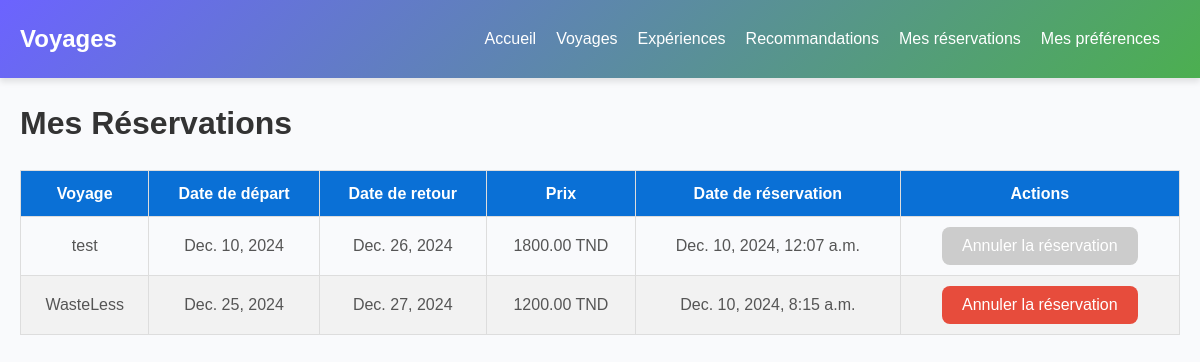
/reservations/mes_reservations/ (signed in), run on the app's committed database.
### reservation/models.py (models this page shows, shortened)
class Reservation(models.Model):
    user = models.ForeignKey(settings.AUTH_USER_MODEL, on_delete=models.CASCADE)
    voyage = models.ForeignKey(Voyage, on_delete=models.CASCADE)
    date_reservation = models.DateTimeField(auto_now_add=True)

### voyages/models.py (models this page shows, shortened)
class Voyage(models.Model):
    CONTINENTS = [
        ('Afrique', 'Afrique'),
        ('Antarctique', 'Antarctique'),
        ('Asie', 'Asie'),
        ('Europe', 'Europe'),
        ('Amérique du Nord', 'Amérique du Nord'),
        ('Océanie', 'Océanie'),
        ('Amérique du Sud', 'Amérique du Sud'),
    ]
    nom = models.CharField(max_length=100)
    destination = models.CharField(max_length=100)
    date_depart = models.DateField()
    date_retour = models.DateField()
    prix = models.DecimalField(max_digits=10, decimal_places=2)
    travel_type = models.CharField(max_length=50,default="Non spécifié")
    continent = models.CharField(max_length=100, default="Non spécifié")
    duration = models.CharField(max_length=50,default="Non spécifié")
    travel_mode = models.CharField(max_length=20,default="Non spécifié")

### reservation/views.py (the view)
# urls.py: path('mes_reservations/', views.mes_reservations, name='mes_reservations'),  # URL pour les réservations de l'utilisateur
@login_required
def mes_reservations(request):
    reservations = Reservation.objects.filter(user=request.user)
    now = timezone.now().date()
    for reservation in reservations:
        voyage = reservation.voyage
        time_diff = voyage.date_depart - now
        reservation.can_cancel = time_diff > timedelta(hours=24)
    return render(request, 'reservation/mes_reservations.html', {'reservations': reservations})

### templates/reservation/mes_reservations.html (shortened to what this page needs)
<!DOCTYPE html>
<html lang="fr">
<head>
</head>
<body>
  <header>
    <h1>Voyages</h1>
    <nav>
      <ul>
        <li><a href="/voyage/accueil">Accueil</a></li>
        <li><a href="/voyage/">Voyages</a></li>
        <li><a href="/experiences/">Expériences</a></li>
        <li><a href="/recommendations/">Recommandations</a></li>
        <li><a href="/reservations/mes_reservations/">Mes réservations</a></li>
        <li><a href="/preferences/">Mes préférences</a></li>
      </ul>
    </nav>
  </header>
  <div class="container">
    <h1>Mes Réservations</h1>
    <table>
        <thead>
            <tr>
                <th>Voyage</th>
                <th>Date de départ</th>
                <th>Date de retour</th>
                <th>Prix</th>
                <th>Date de réservation</th>
                <th>Actions</th>
            </tr>
        </thead>
        <tbody>
            {% for reservation in reservations %}
                <tr>
                    <td>{{ reservation.voyage.nom }}</td>
                    <td>{{ reservation.voyage.date_depart }}</td>
                    <td>{{ reservation.voyage.date_retour }}</td>
                    <td>{{ reservation.voyage.prix }} TND</td>
                    <td>{{ reservation.date_reservation }}</td>
                    <td>
                        {% if reservation.can_cancel %}
                            <form action="{% url 'annuler_reservation' reservation.id %}" method="post">
                                <button type="submit" class="btn-annuler">Annuler la réservation</button>
                            </form>
                        {% else %}
                            <button class="btn-annuler" disabled>Annuler la réservation</button>
                        {% endif %}
                    </td>
                </tr>
            {% empty %}
                <tr>
                    <td colspan="6">Aucune réservation trouvée</td>
                </tr>
            {% endfor %}
        </tbody>
    </table>
  </div>
</body>
</html>

### templates/reservation/mes_reservations.html (style rules this page uses)
* { margin: 0; padding: 0; box-sizing: border-box; }
body { font-family: 'Poppins', sans-serif; background-color: #f9fafc; color: #333; line-height: 1.6; }
.container { max-width: 1200px; margin: 0 auto; padding: 20px; }
header { background: linear-gradient(135deg, #6c63ff, #4caf50); color: #fff; padding: 20px; display: flex; justify-content: space-between; align-items: center; box-shadow: 0 4px 6px rgba(0, 0, 0, 0.1); }
header h1 { font-size: 24px; font-weight: bold; }
nav ul { list-style: none; display: flex; }
nav li { margin-right: 20px; }
nav a { color: #fff; text-decoration: none; font-weight: 500; transition: color 0.3s ease; }
table { width: 100%; margin-top: 20px; border-collapse: collapse; }
th, td { padding: 10px; text-align: center; border: 1px solid #ddd; }
th { background-color: #0a70d6; color: #fff; font-weight: bold; }
tr:nth-child(even) { background-color: #f2f2f2; }
td { color: #555; }
.btn-annuler { background-color: #e74c3c; color: #fff; border: none; padding: 10px 20px; border-radius: 8px; cursor: pointer; font-size: 1rem; transition: background-color 0.3s ease, box-shadow 0.3s ease; }
.btn-annuler:disabled { background-color: #ccc; cursor: not-allowed; }

### data on the page
Reservation: voyage.nom "test", voyage.date_depart "Dec. 10, 2024", voyage.date_retour "Dec. 26, 2024", voyage.prix "1800.00", date_reservation "Dec. 10, 2024, 12:07 a.m.", shows "Annuler la réservation"
Reservation: voyage.nom "WasteLess", voyage.date_depart "Dec. 25, 2024", voyage.date_retour "Dec. 27, 2024", voyage.prix "1200.00", date_reservation "Dec. 10, 2024, 8:15 a.m.", shows "Annuler la réservation"
